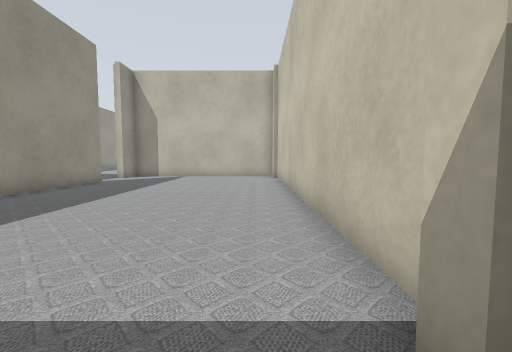
view 1 (above)

17 first-person views from a walk through a world built for the Gazebo simulator. The camera is 0.5 m above the floor, tilts 4° down and sees 90° across. The lines on the ground mark 1 m squares. The floor is counted in squares, 0.5 m on a side. Each view is taken from the middle of a square. On the plan, view 1 faces up. The plan holds only what a view shows up to about 11 squares ahead; the rest is blank. The place goes on beyond the plan.

view 2
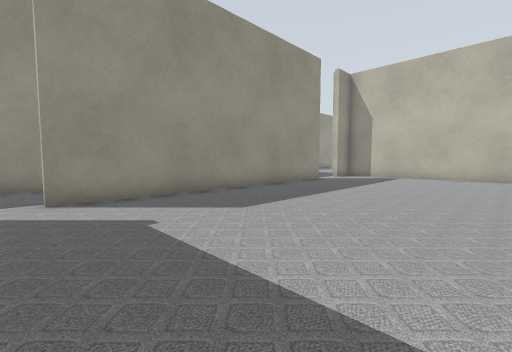

view 3
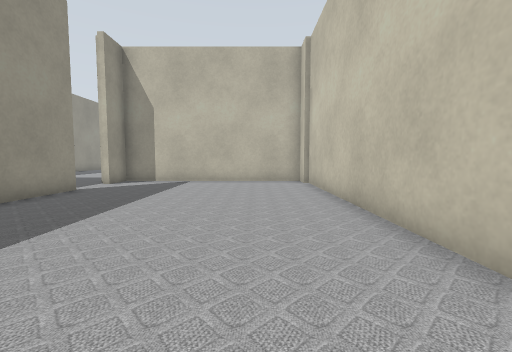

view 4
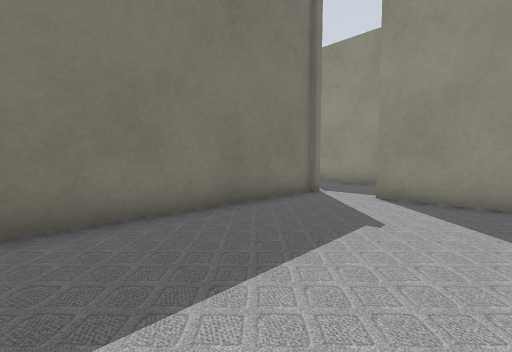

view 5
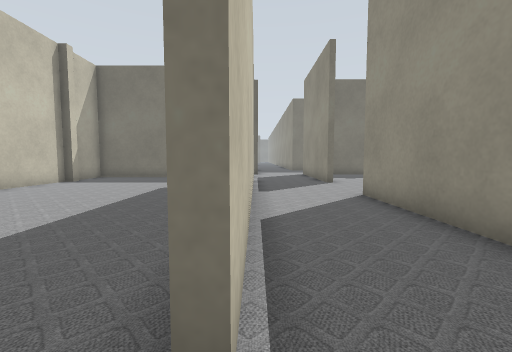

view 6
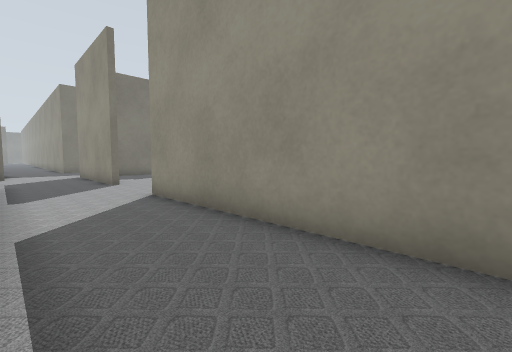

view 7
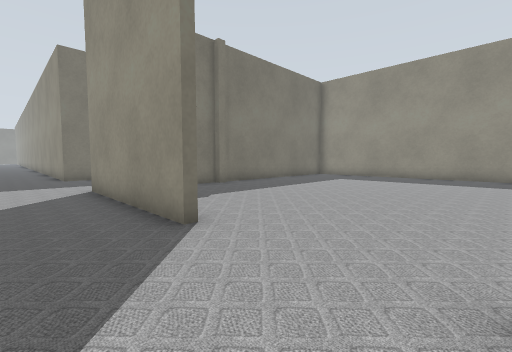

view 8
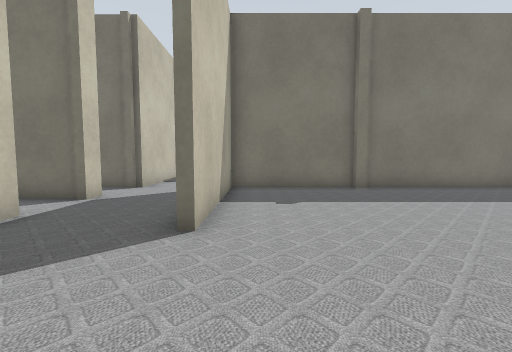

view 9
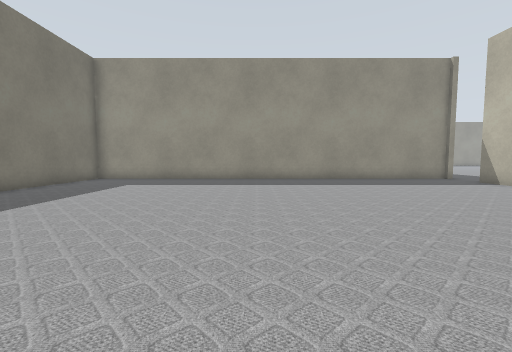

view 10
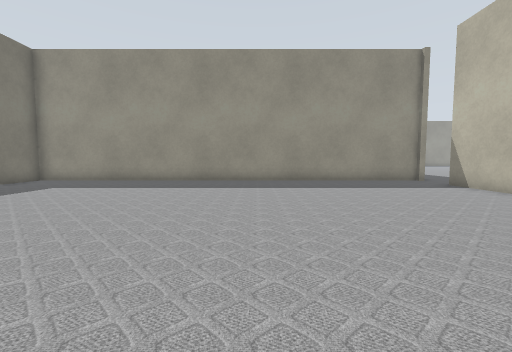

view 11
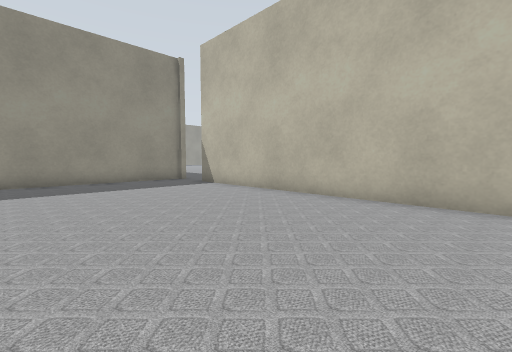

view 12
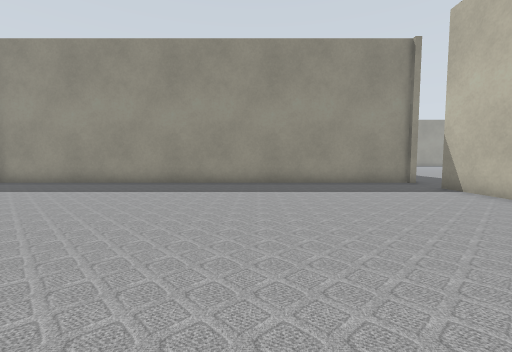

view 13
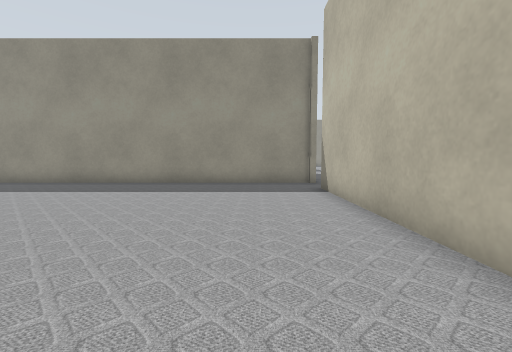

view 14
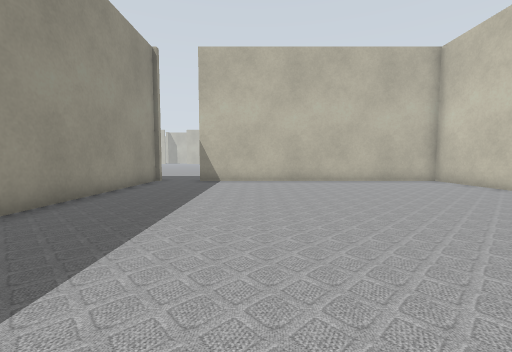

view 15
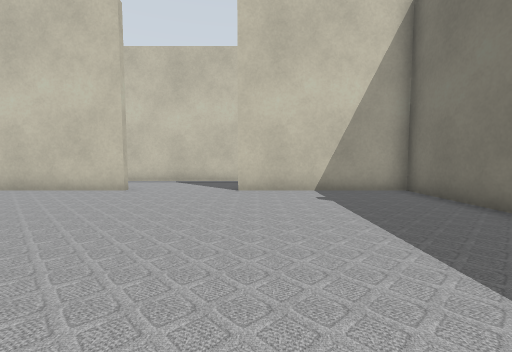

view 16
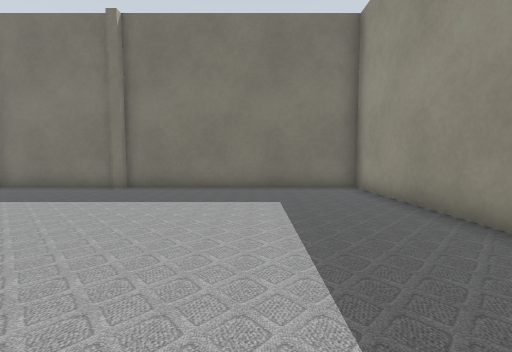

view 17
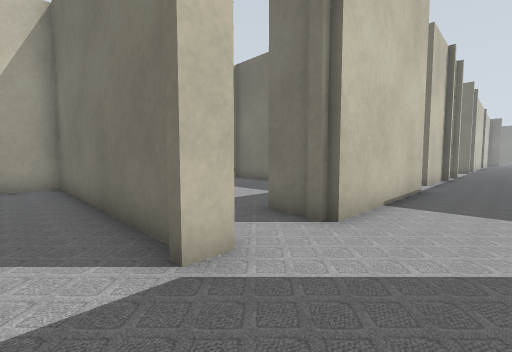

### Floor plan
Points are (right, up) in squares from view 1. A wall is a line through its corners. A room is listed if a view was taken in it or the views show most of it. See-through windows are left out.
Room 1 (views 1, 2, 3, 4, 5, 6)
walls: (-6.7, 11.1) (-6.7, 0.5); (1.1, 1.2) (1.1, 13.2); (0.8, 0.8) (0.8, 1.2); (0.9, 13.1) (0.9, 14.1) (-6.7, 14.1) (-6.7, 12.8); (-6.9, -1.3) (1.1, -1.3) (1.1, 0.1)
ways out: opening at (-7, 12) to room 2; opening at (-7, 0) to room 4
Room 2 (views 7, 9)
walls: (-6.9, 1.5) (-6.9, 11.1); (-9.9, 12.1) (-9.9, 5)
ways out: opening at (-7, 12) to room 1; opening at (-10, 3.5) to room 3; opening at (-8.5, 1) to room 4; opening at (-8, 13)
Room 3 (views 8, 10, 11, 12, 13, 14, 15, 16)
walls: (-10.2, 5) (-10.2, 13.2) (-20.5, 13.2); (-14.6, -3.4) (-14.3, -3.4); (-14.3, -3.6) (-10.2, -3.6) (-10.2, 1.6); (-22.4, 13.2) (-22.4, -3.6) (-14.6, -3.6)
ways out: opening at (-10, 3.5) to room 2; opening at (-21, 13)
Room 4 (view 17)
walls: (-9.9, 1.6) (-9.9, -2.4); (-6.9, 0.5) (-6.9, 1.5); (-6.9, -1.9) (-6.9, -1.3)
ways out: opening at (-7, 0) to room 1; opening at (-8.5, 1) to room 2; opening at (-8.5, -1.5) to room 5
Room 5 (no view inside)
walls: (-9.9, -2.4) (-9.9, -3.9); (-7.1, -4.6) (-7.1, -3.6)
ways out: opening at (-8.5, -1.5) to room 4; opening at (-8.5, -4); opening at (-6.5, -3)

Where each view was taken, in squares from view 1:
view 1: 0 up, 0 right, facing up
view 2: 0 up, 0 right, facing up-left
view 3: 3 up, 1 left, facing up
view 4: 3 up, 0 right, facing down-left
view 5: 12 up, 7 left, facing down
view 6: 12 up, 7 left, facing down-left
view 7: 5 up, 8 left, facing down-left
view 8: 5 up, 11 left, facing down
view 9: 4 up, 10 left, facing left
view 10: 6 up, 11 left, facing left
view 11: 7 up, 11 left, facing up-left
view 12: 7 up, 12 left, facing left
view 13: 11 up, 12 left, facing left
view 14: 2 up, 18 left, facing up
view 15: 1 up, 18 left, facing right
view 16: 5 up, 19 left, facing down
view 17: 0 up, 9 left, facing down-right
